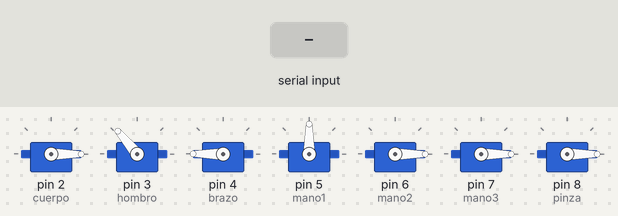
Recording of a sketch running on a simulated Arduino Uno, built with avr-gcc and run on an emulated ATmega328P. On the bench: 7 × servo. The inputs (shaded band) are chosen by the test bench.

Above: at 1.2 s.
1.3 s: "s2\n" received over Serial
At 2.3 s:
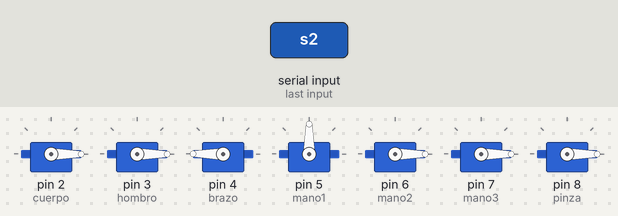
2.8 s: "s3\n" received over Serial
At 3.4 s:
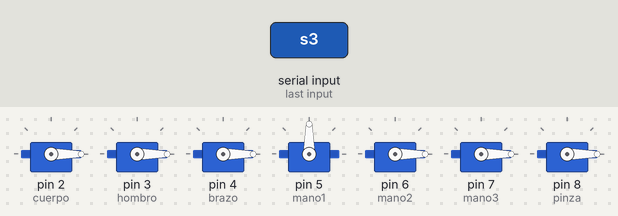
4.3 s: "s4\n" received over Serial
At 4.6 s:
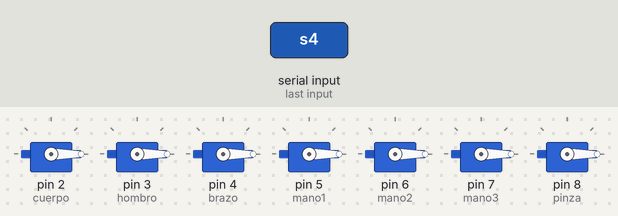
5.8 s: "s190\n" received over Serial
At 7.0 s:
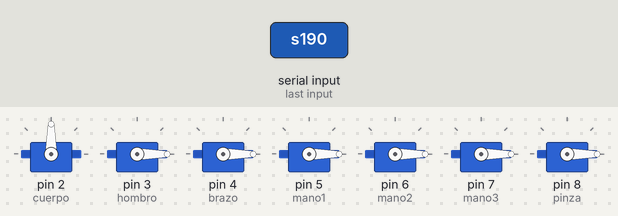
7.3 s: "s290\n" received over Serial
At 8.1 s:
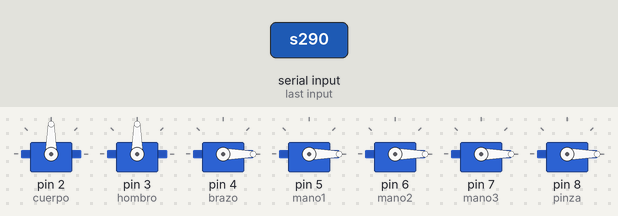
8.8 s: "s1\n" received over Serial
At 9.2 s:
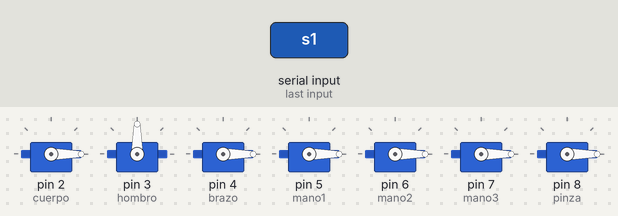
Timing chart, 0 to 11.3 s (numbered marks = the images above; inputs shaded):
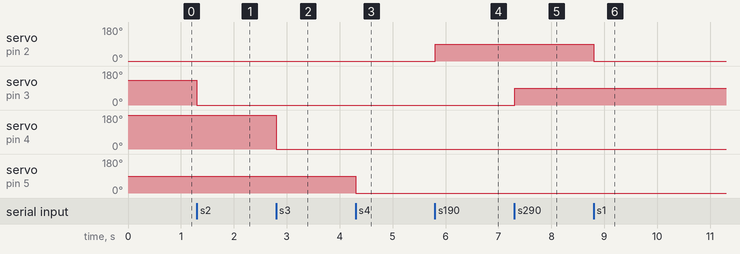

The sketch:

ArduinoPython1.ino
```cpp
#include <Servo.h> //Biblioteca para los servomotores
 // Creamos el objeto para cada Servomotor
Servo cuerpo;
Servo hombro;
Servo brazo;
Servo mano1;
Servo mano2;
Servo mano3;
Servo pinza;
String msg; //Variable para recibir mensaje
int pos = 0; //Variable de posicion para los servos
// Variables de HOME para los servos
int home_cero = 0;
int home_hombro = 130;
int home_brazo = 180;
int home_mano1 = 90;

void setup() {
  //Asignamos cada servomotor a su PIN
  cuerpo.attach(2);
  hombro.attach(3);
  brazo.attach(4);
  mano1.attach(5);
  mano2.attach(6);
  mano3.attach(7);
  pinza.attach(8);
  Serial.begin(9600); //Iniciamos puerto serie
  // Mandamos a HOME a todos los servos
  cuerpo.write(home_cero);
  hombro.write(home_hombro);
  brazo.write(home_brazo);
  mano1.write(home_mano1);
  mano2.write(home_cero);
  mano3.write(home_cero);
  pinza.write(home_cero);
}

void loop() {
  // En cada ciclo verificamos si hay un mensaje por el puerto serie
  if (Serial.available() > 0)
   {
     msg = Serial.readStringUntil('\n'); //Leemos el serial
     //Cuerpo
     if (msg.startsWith("s1")) {
      String msg_aux = msg.substring(2, msg.length());
      pos = msg_aux.toInt();
      cuerpo.write(pos); //Movemos el cuerpo
     }

     // Hombro
     if (msg.startsWith("s2")) {
      String msg_aux = msg.substring(2, msg.length());
      pos = msg_aux.toInt();
      hombro.write(pos); //Movemos el hombro
     }

     // Brazo
     if (msg.startsWith("s3")) {
      String msg_aux = msg.substring(2, msg.length());
      pos = msg_aux.toInt();
      brazo.write(pos); //Movemos el brazo
     }

     // Mano1 (Roll/Alabeo)
     if (msg.startsWith("s4")) {
      String msg_aux = msg.substring(2, msg.length());
      pos = msg_aux.toInt();
      mano1.write(pos); //Movemos muñeca roll
     }

     // Mano2 (Pitch/Elevación)
     if (msg.startsWith("s5")) {
      String msg_aux = msg.substring(2, msg.length());
      pos = msg_aux.toInt();
      mano2.write(pos); //Movemos el brazo
     }

     // Mano3 (Yaw/Cabeceo)
     if (msg.startsWith("s6")) {
      String msg_aux = msg.substring(2, msg.length());
      pos = msg_aux.toInt();
      mano3.write(pos); //Movemos el brazo
     }

     // Pinza
     if (msg.startsWith("s7")) {
      String msg_aux = msg.substring(2, msg.length());
      pos = msg_aux.toInt();
      pinza.write(pos); //Movemos el servo
     }
   }
   delay(1);
}
```

Measured:
- after the input at 1.3 s, servo on pin 3 (hombro): 130° → 0° at once
- after the input at 2.8 s, servo on pin 4 (brazo): 180° → 0° at once
- after the input at 4.3 s, servo on pin 5 (mano1): 90° → 0° at once
- after the input at 5.8 s, servo on pin 2 (cuerpo): 0° → 90° at once
- after the input at 7.3 s, servo on pin 3 (hombro): 0° → 90° at once
- after the input at 8.8 s, servo on pin 2 (cuerpo): 90° → 0° at once
